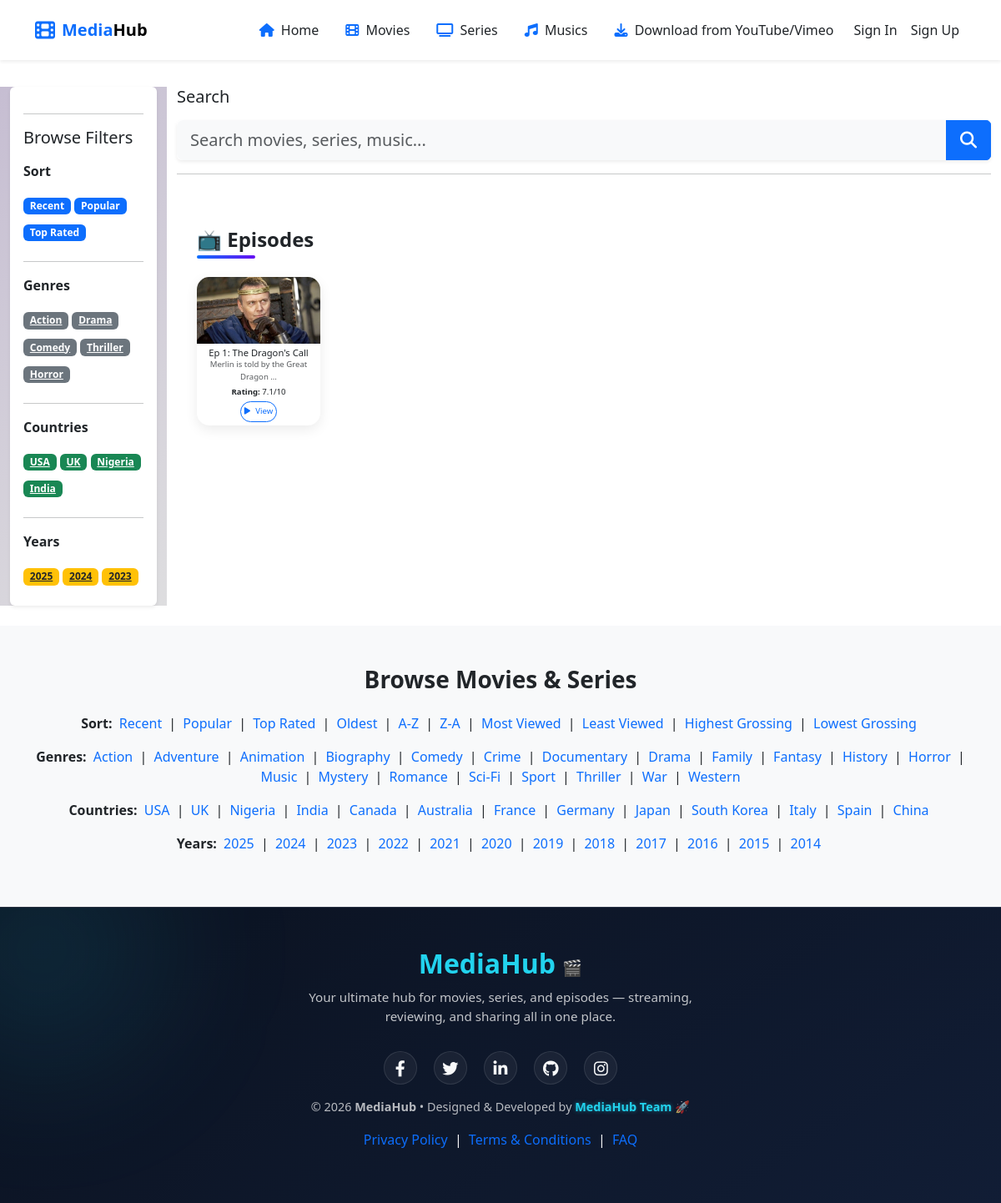
The page /series/merlin/season/1/ on the database its author committed.
### media_app/models.py (models this page shows, shortened)
class TimestampedModel(models.Model):
    created_at = models.DateTimeField(auto_now_add=True)
    updated_at = models.DateTimeField(auto_now=True)
    class Meta:
        abstract = True

class Episode(TimestampedModel):
    season = models.ForeignKey(Season, related_name='episodes', on_delete=models.CASCADE)
    episode_number = models.PositiveIntegerField()
    video_file = models.FileField(upload_to='videos/episodes/', blank=True, null=True)
    title = models.CharField(max_length=255)
    slug = models.SlugField(max_length=300, blank=True)
    description = models.TextField(blank=True)
    poster = models.ImageField(upload_to='posters/episodes/', blank=True, null=True)
    trailer = models.FileField(upload_to='trailers/episodes/', blank=True, null=True)
    rating = models.FloatField(blank=True, null=True)
    genres = models.ManyToManyField(Genre, blank=True)  # If fetched from API
    duration = models.DurationField(blank=True, null=True)
    upload_date = models.DateTimeField(default=timezone.now)
    download_count = models.PositiveIntegerField(default=0)
    is_published = models.BooleanField(default=True)
    class Meta:
        unique_together = ('season', 'episode_number')
        ordering = ['episode_number']

### media_app/views.py (the view)
# urls.py: path('series/<slug:series_slug>/season/<int:season_number>/', season_detail, name='season_detail'),
def season_detail(request, series_slug, season_number):
    series = get_object_or_404(Series, slug=series_slug, is_published=True)
    season = get_object_or_404(series.seasons, number=season_number)
    episodes = season.episodes.filter(is_published=True)
    return render(request, 'media_app/season_detail.html', {
        'series': series,
        'season': season,
        'episodes': episodes
    })

### media_app/templates/media_app/season_detail.html (shortened to what this page needs)
{% extends "media_app/base.html" %}
{% load static %}
{% block content %}
<div class="container py-5">
  <div class="container">
    <h4 class="section-title">📺 Episodes</h4>
    <div class="row g-2">
      {% for ep in episodes %}
        <div class="col-6 col-sm-4 col-md-3 col-lg-2">
          <div class="episode-card d-flex flex-column" style="font-size: 0.7rem; max-height:200px; overflow:hidden;">
            {% if ep.poster %}
              <img src="{{ ep.poster.url }}" class="w-100" alt="{{ ep.title }}" style="height:80px; object-fit:cover;">
            {% else %}
              <div class="bg-light d-flex align-items-center justify-content-center" style="height:80px;">
                <span class="text-muted">No Poster</span>
              </div>
            {% endif %}
            <div class="p-1 text-center d-flex flex-column flex-grow-1">
              <h6 style="margin-bottom:1px; font-size:0.7rem;">Ep {{ ep.episode_number }}: {{ ep.title }}</h6>
              <p class="text-muted small mb-1" style="font-size:0.6rem;">{{ ep.description|truncatewords:7 }}</p>
              {% if ep.rating %}
                <p class="mb-1" style="font-size:0.6rem;"><strong>Rating:</strong> {{ ep.rating }}/10</p>
              {% endif %}
              <a href="{% url 'media_app:episode_detail' series.slug season.number ep.slug %}"
                class="btn btn-outline-primary btn-sm px-1 mx-auto" style="font-size:0.6rem;">
                <i class="fa-solid fa-play me-1"></i> View
              </a>
            </div>
          </div>
        </div>
      {% empty %}
        <div class="col-12 text-center">
          <p>No episodes have been added yet for this season.</p>
        </div>
      {% endfor %}
    </div>
  </div>
</div>
{% endblock %}

### static/css/style.css (style rules this page uses)
body { font-family: Inter, system-ui, -apple-system, "Segoe UI", Roboto, "Helvetica Neue", Arial; }

### media_app/templates/media_app/season_detail.html (style rules this page uses)
.episode-card { background: #fff; border-radius: 15px; overflow: hidden; transition: all 0.3s ease; box-shadow: 0 5px 15px rgba(0,0,0,0.08); display: flex; flex-direction: column; height: 100%; }
.episode-card img { height: 220px; object-fit: cover; transition: transform 0.4s ease; }
.episode-card .btn { border-radius: 50px; font-weight: 500; margin-top: auto; }
.section-title { font-weight: 700; margin-bottom: 30px; position: relative; font-size: 1.5rem; }
.section-title::after { content: ""; position: absolute; bottom: -8px; left: 0; width: 70px; height: 4px; background: linear-gradient(90deg, #0d6efd, #6610f2); border-radius: 2px; }

### rows shown on the page
Episode: poster (picture), episode_number "1", title "The Dragon's Call", description "Merlin is told by the Great Dragon …", rating "7.1"
